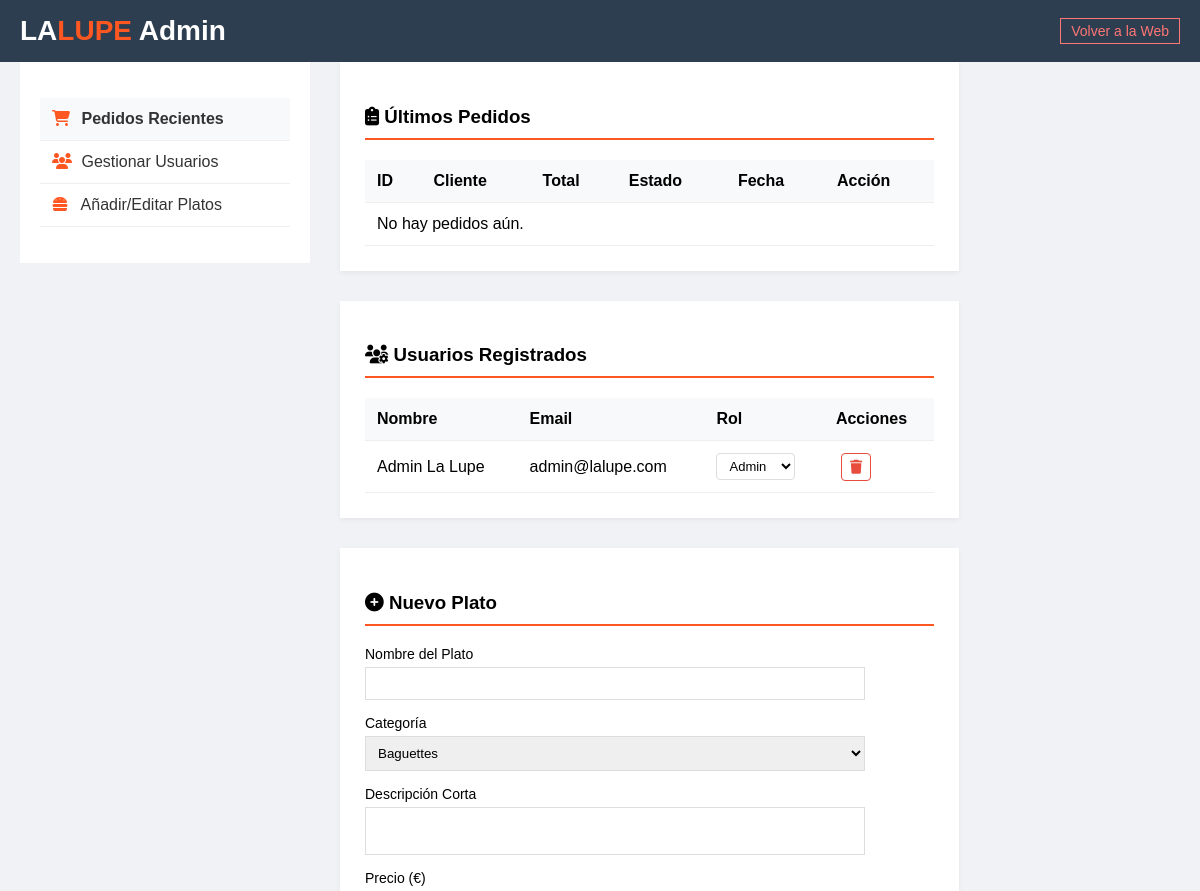
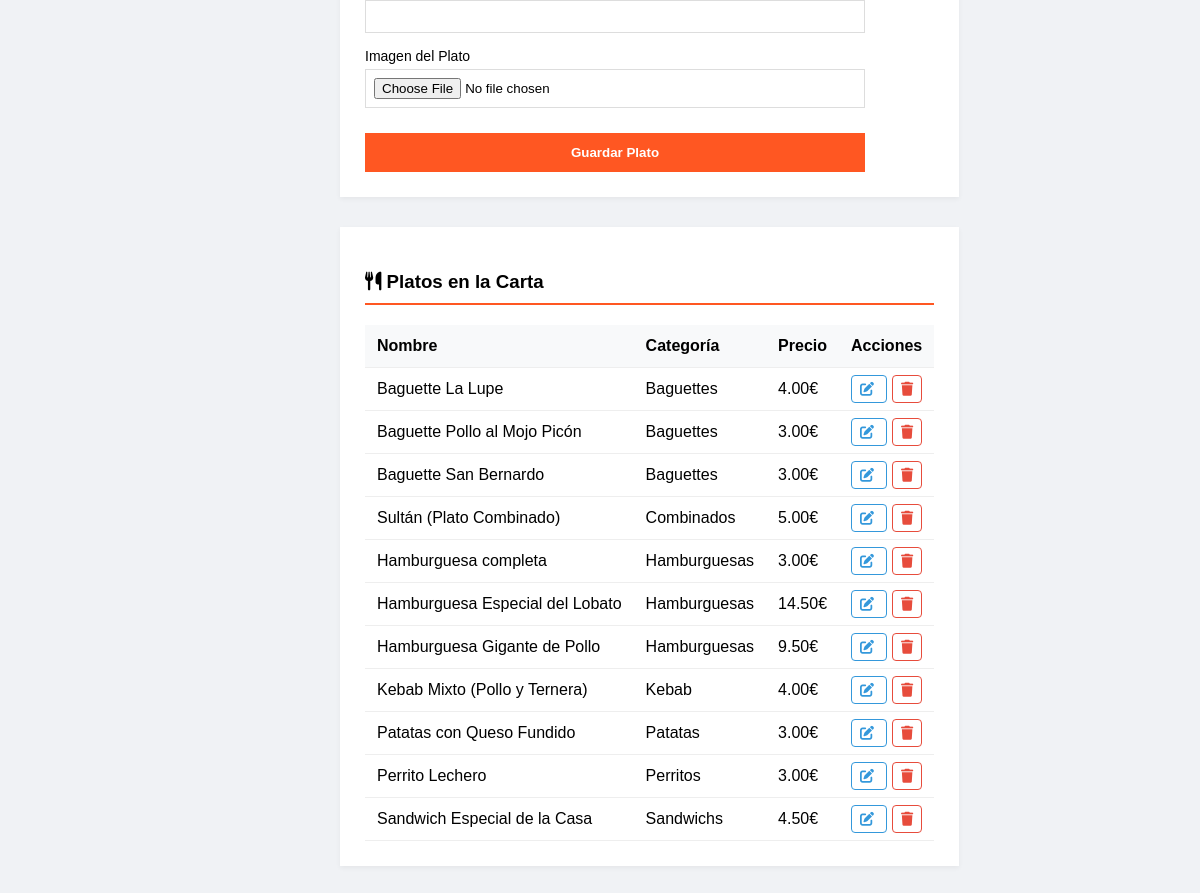
The app's page /admin/panel.php (signed in) with its own data (2 pictures, top to bottom).
### tables this page shows
CREATE TABLE IF NOT EXISTS `usuarios` (
  `id` INT AUTO_INCREMENT PRIMARY KEY,
  `nombre` VARCHAR(100) NOT NULL,
  `email` VARCHAR(100) NOT NULL UNIQUE,
  `password` VARCHAR(255) NOT NULL,
  `rol` ENUM('cliente', 'admin') DEFAULT 'cliente',
  `fecha_registro` TIMESTAMP DEFAULT CURRENT_TIMESTAMP
);

CREATE TABLE IF NOT EXISTS `platos` (
  `id` INT AUTO_INCREMENT PRIMARY KEY,
  `nombre` VARCHAR(100) NOT NULL,
  `descripcion` TEXT,
  `precio` DECIMAL(10, 2) NOT NULL,
  `imagen` VARCHAR(255) DEFAULT 'default.jpg',
  `disponible` TINYINT(1) DEFAULT 1
);

### admin/panel.php (the view, shortened to what this page needs)
<?php
include '../db.php';
?>
<!DOCTYPE html>
<html lang="es">
<head>
    <link rel="stylesheet" href="../css/estilos.css">
    <link rel="stylesheet" href="https://cdnjs.cloudflare.com/ajax/libs/font-awesome/6.4.0/css/all.min.css">
</head>
<body class="body-admin">
    <header class="cabecera-principal">
        <nav class="barra-navegacion contenedor">
            <div class="bloque-izquierdo">
                <a href="../menu.php" class="logotipo">LA<span>LUPE</span> Admin</a>
            </div>
            <div class="bloque-derecho">
                <a href="../menu.php" class="boton-salir">Volver a la Web</a>
            </div>
        </nav>
    </header>
    <div class="contenedor-admin contenedor">
        <aside class="menu-lateral">
            <ul>
                <li><a href="#pedidos" class="activo"><i class="fas fa-shopping-cart"></i> Pedidos Recientes</a></li>
                <li><a href="#usuarios"><i class="fas fa-users"></i> Gestionar Usuarios</a></li>
                <li><a href="#platos"><i class="fas fa-hamburger"></i> Añadir/Editar Platos</a></li>
            </ul>
        </aside>
        <main class="contenido-panel">
            <section id="pedidos" class="bloque-panel">
                <h3><i class="fas fa-clipboard-list"></i> Últimos Pedidos</h3>
                <table class="tabla-admin">
                    <thead>
                        <tr>
                            <th>ID</th>
                            <th>Cliente</th>
                            <th>Total</th>
                            <th>Estado</th>
                            <th>Fecha</th>
                            <th>Acción</th>
                        </tr>
                    </thead>
                    <tbody>
                        <?php
                        $consulta_pedidos = "SELECT p.*, u.nombre FROM pedidos p
                                            INNER JOIN usuarios u ON p.usuario_id = u.id
                                            ORDER BY p.fecha DESC LIMIT 10";
                        $res_pedidos = mysqli_query($conexion, $consulta_pedidos);
                        if(mysqli_num_rows($res_pedidos) > 0) {
                            while($p = mysqli_fetch_assoc($res_pedidos)):
                        ?>
                            <tr>
                                <td>#<?php echo $p['id']; ?></td>
                                <td><?php echo $p['nombre']; ?></td>
                                <td><?php echo $p['total']; ?>€</td>
                                <td>
                                    <span class="badge <?php echo strtolower($p['estado']); ?>">
                                        <?php echo $p['estado']; ?>
                                    </span>
                                </td>
                                <td><?php echo date('d/m/H:i', strtotime($p['fecha'])); ?></td>
                                <td>
                                    <span class="btn-deshabilitado">
                                        Ver detalle
                                    </span>
                                </td>
                            </tr>
                        <?php
                            endwhile;
                        } else {
                            echo "<tr><td colspan='6'>No hay pedidos aún.</td></tr>";
                        }
                        ?>
                    </tbody>
                </table>
            </section>
            <section id="usuarios" class="bloque-panel">
                <h3><i class="fas fa-users-cog"></i> Usuarios Registrados</h3>
                <table class="tabla-admin">
                    <thead>
                        <tr>
                            <th>Nombre</th>
                            <th>Email</th>
                            <th>Rol</th>
                            <th>Acciones</th>
                        </tr>
                    </thead>
                    <tbody>
                        <?php
                        $res_users = mysqli_query($conexion, "SELECT * FROM usuarios ORDER BY rol ASC");
                        while($u = mysqli_fetch_assoc($res_users)):
                        ?>
                        <tr>
                            <td><?php echo $u['nombre']; ?></td>
                            <td><?php echo $u['email']; ?></td>
                            <td>
                                <form action="cambiar_rol.php" method="POST" style="display:inline;">
                                    <select name="nuevo_rol" onchange="this.form.submit()" class="selector-rol">
                                        <option value="admin" <?php echo ($u['rol'] === 'admin') ? 'selected' : ''; ?>>Admin</option>
                                    </select>
                                </form>
                                    </td>
                                    <td>
                                        <a href="borrar_usuario.php?id=<?php echo $u['id']; ?>"
                                        class="btn-accion rojo"
                                        onclick="return confirm('¿Seguro que quieres eliminar este usuario?')"
                                        title="Eliminar">
                                            <i class="fas fa-trash"></i>
                                        </a>
                                    </td>
                                </tr>
                                <?php endwhile; ?>
                            </tbody>
                        </table>
                    </section>
                    <section id="platos" class="bloque-panel">
                        <h3><i class="fas fa-plus-circle"></i> Nuevo Plato</h3>
                        <form action="procesar_plato.php" method="POST" class="formulario-admin" enctype="multipart/form-data">
            <div class="grupo-input">
                <label>Nombre del Plato</label>
                <input type="text" name="nombre" required>
            </div>
            <div class="grupo-input">
                <label>Categoría</label>
                <select name="categoria" required>
                    <?php
                    $res_cats = mysqli_query($conexion, "SELECT DISTINCT categoria FROM platos");
                    while($cat = mysqli_fetch_assoc($res_cats)):
                    ?>
                        <option value="<?php echo $cat['categoria']; ?>">
                            <?php echo ucfirst($cat['categoria']); ?>
                        </option>
                    <?php endwhile; ?>
                </select>
            </div>
            <div class="grupo-input">
                <label>Descripción Corta</label>
                <textarea name="descripcion" rows="2" required></textarea>
            </div>
            <div class="grupo-input">
                <label>Precio (€)</label>
                <input type="number" step="0.01" name="precio" required>
            </div>
            <div class="grupo-input">
                <label>Imagen del Plato</label>
                <input type="file" name="imagen" accept="image/*" required>
            </div>
            <button type="submit" class="boton-accion">Guardar Plato</button>
        </form>
            </section>
            <section id="gestion-platos" class="bloque-panel">
                <h3><i class="fas fa-utensils"></i> Platos en la Carta</h3>
                <table class="tabla-admin">
                    <thead>
                        <tr>
                            <th>Nombre</th>
                            <th>Categoría</th>
                            <th>Precio</th>
                            <th>Acciones</th>
                        </tr>
                    </thead>
                    <tbody>
                        <?php
                        $res_platos = mysqli_query($conexion, "SELECT * FROM platos ORDER BY categoria, nombre");
                        while($p = mysqli_fetch_assoc($res_platos)):
                        ?>
                        <tr>
                            <td><?php echo $p['nombre']; ?></td>
                            <td><?php echo ucfirst($p['categoria']); ?></td>
                            <td><?php echo $p['precio']; ?>€</td>
                            <td>
                                <a href="editar_plato.php?id=<?php echo $p['id']; ?>" class="btn-accion azul">
                                    <i class="fas fa-edit"></i>
                                </a>
                                <a href="borrar_plato.php?id=<?php echo $p['id']; ?>"
                                class="btn-accion rojo"
                                onclick="return confirm('¿Seguro que quieres borrar este plato?')">
                                    <i class="fas fa-trash"></i>
                                </a>
                            </td>
                        </tr>
                        <?php endwhile; ?>
                    </tbody>
                </table>
            </section>
        </main>
    </div>
</body>
</html>

### css/estilos.css (style rules this page uses)
body { margin: 0; padding: 0; box-sizing: border-box; font-family: "Poppins", sans-serif; background-color: #f5f5f5; }
a { text-decoration: none; color: inherit; }
ul { list-style: none; padding: 0; }
.cabecera-principal { background-color: #2c3e50; padding: 15px 0; color: white; width: 100%; }
.cabecera-principal .barra-navegacion { max-width: 1200px; margin: 0 auto; display: flex; justify-content: space-between; align-items: center; flex-wrap: wrap; }
.cabecera-principal .bloque-izquierdo { display: flex; align-items: center; gap: 30px; }
.cabecera-principal .bloque-izquierdo .logotipo { font-size: 28px; font-weight: bold; text-decoration: none; color: white; }
.cabecera-principal .bloque-izquierdo .logotipo span { color: #ff5722; }
.cabecera-principal .bloque-derecho { display: flex; align-items: center; gap: 20px; }
.cabecera-principal .bloque-derecho .boton-salir { color: #ff7675; text-decoration: none; font-size: 14px; border: 1px solid #ff7675; padding: 4px 10px; }
.body-admin { background-color: #f0f2f5; }
.contenedor-admin { display: flex; gap: 30px; margin-top: 30px; }
.menu-lateral { width: 250px; background: white; height: -moz-fit-content; height: fit-content; padding: 20px; }
.menu-lateral ul { list-style: none; padding: 0; }
.menu-lateral ul li a { display: block; padding: 12px; color: #333; text-decoration: none; border-bottom: 1px solid #eee; }
.menu-lateral ul li a i { width: 25px; color: #ff5722; }
.menu-lateral ul li a.activo { background: #f8f9fa; font-weight: bold; }
.bloque-panel { background: white; padding: 25px; margin-bottom: 30px; box-shadow: 0 2px 5px rgba(0, 0, 0, 0.05); }
.bloque-panel h3 { border-bottom: 2px solid #ff5722; padding-bottom: 10px; margin-bottom: 20px; }
.tabla-admin { width: 100%; border-collapse: collapse; }
.tabla-admin th, .tabla-admin td { padding: 12px; text-align: left; border-bottom: 1px solid #eee; }
.tabla-admin th { background: #f8f9fa; }
.formulario-admin { display: grid; gap: 15px; }
.formulario-admin .grupo-input { display: flex; flex-direction: column; }
.formulario-admin .grupo-input label { font-size: 14px; margin-bottom: 5px; }
.formulario-admin .grupo-input input, .formulario-admin .grupo-input select { padding: 8px; border: 1px solid #ddd; }
.btn-accion { padding: 5px 8px; border-radius: 4px; text-decoration: none; font-size: 14px; }
.btn-accion.azul { color: #3498db; border: 1px solid #3498db; }
.btn-accion.rojo { color: #e74c3c; border: 1px solid #e74c3c; margin-left: 5px; }
.selector-rol { padding: 4px 8px; border-radius: 4px; border: 1px solid #ddd; background-color: #fff; font-size: 13px; cursor: pointer; }
.formulario-admin { max-width: 500px; }
.formulario-admin textarea { padding: 8px; border: 1px solid #ddd; font-family: inherit; resize: none; }
.formulario-admin .boton-accion { background-color: #ff5722; color: white; border: none; padding: 12px; font-weight: bold; cursor: pointer; margin-top: 10px; }
.contenedor { max-width: 1000px; margin: 40px auto; padding: 0 20px; font-family: "Poppins", sans-serif; }
.contenedor { max-width: 1200px; margin: 0 auto; padding: 0 20px; }

### records on screen
usuarios: nombre "Admin La Lupe", email "admin@lalupe.com", nuevo_rol "Admin"
platos: nombre "Baguette La Lupe", categoria "Baguettes", precio "4.00"
platos: nombre "Baguette Pollo al Mojo Picón", categoria "Baguettes", precio "3.00"
platos: nombre "Baguette San Bernardo", categoria "Baguettes", precio "3.00"
platos: nombre "Sultán (Plato Combinado)", categoria "Combinados", precio "5.00"
platos: nombre "Hamburguesa completa", categoria "Hamburguesas", precio "3.00"
platos: nombre "Hamburguesa Especial del Lobato", categoria "Hamburguesas", precio "14.50"
platos: nombre "Hamburguesa Gigante de Pollo", categoria "Hamburguesas", precio "9.50"
platos: nombre "Kebab Mixto (Pollo y Ternera)", categoria "Kebab", precio "4.00"
platos: nombre "Patatas con Queso Fundido", categoria "Patatas", precio "3.00"
platos: nombre "Perrito Lechero", categoria "Perritos", precio "3.00"
platos: nombre "Sandwich Especial de la Casa", categoria "Sandwichs", precio "4.50"

### other values on screen
form field categoria "Baguettes"
